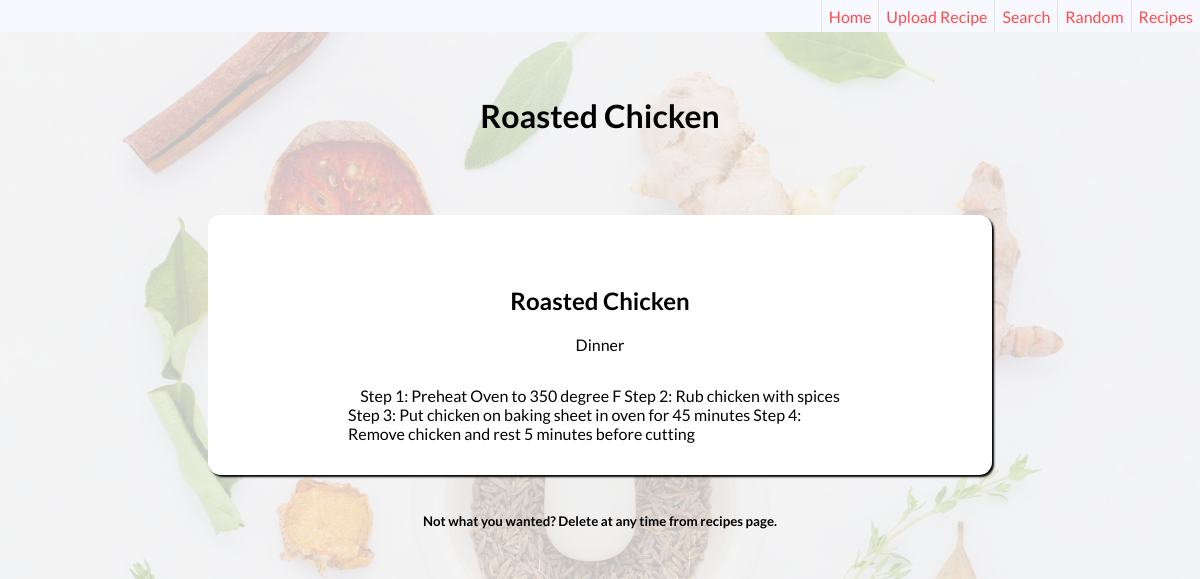
The app's page /3/show, older data.
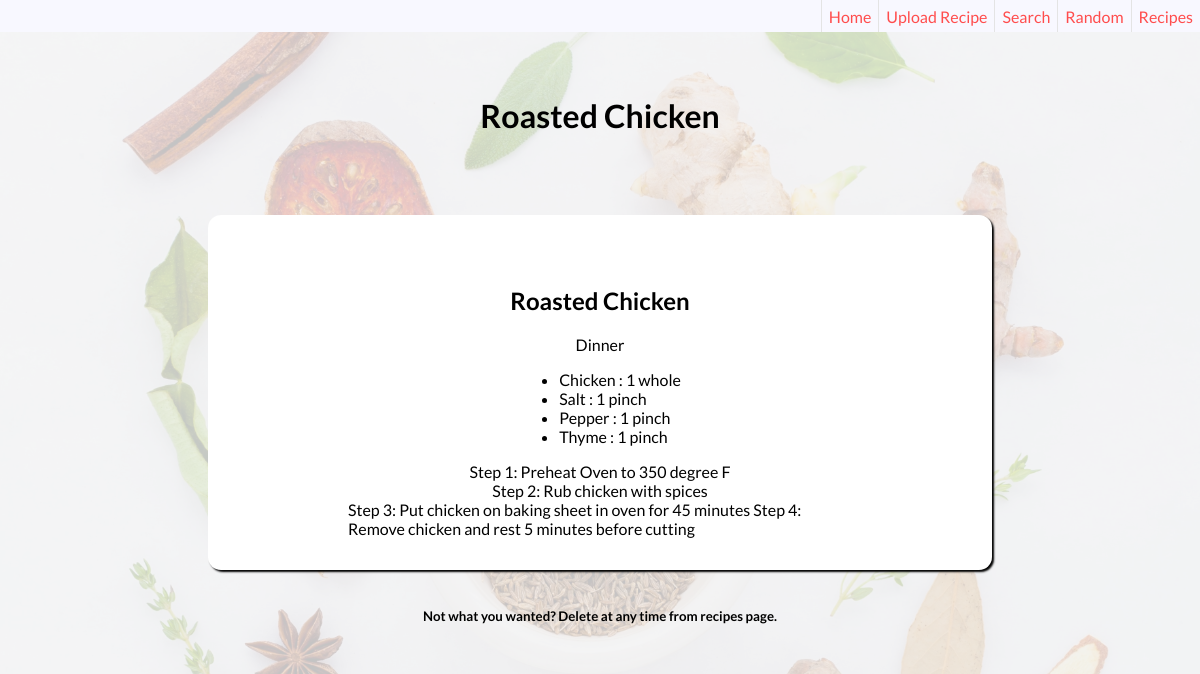
The same page, newer data.
### tables this page shows
CREATE TABLE ingredients (
    id INTEGER PRIMARY KEY AUTOINCREMENT,
    recipe_id INTEGER NOT NULL,
    description TEXT NOT NULL,
    quantity INTEGER NOT NULL,
    unit TEXT NOT NULL,
    FOREIGN KEY (recipe_id) REFERENCES recipes (id)
);

### app.py (the view)
@app.route('/<int:id>/show')
def show(id):
    conn = get_db_conn()
    recipe = conn.execute('SELECT title, img, type, instructions FROM recipes WHERE id = ?', (id,)).fetchone()
    ingredients = conn.execute('SELECT * FROM ingredients i WHERE i.recipe_id = ?', (id,)).fetchall()
    conn.close()
    return render_template('show.html', recipe=recipe, ingredients=ingredients)

### app.py (called while the page is built)
def get_db_conn():
    conn = sqlite3.connect('database.db')
    conn.row_factory = sqlite3.Row
    return conn

### templates/show.html (shortened to what this page needs)
{% extends 'base.html' %}
{% block content %}
<div class="upload-background">
<div class="recipe-container">
<h1>{{recipe['title']}}</h1>
  <div class="recipe">
    <h2>{{recipe['title']}}</h2>
    {% if recipe['type'] == 0 %}
    <p>Breakfast</p>
    {% elif recipe['type'] == 1%}
    <p>Lunch</p>
    {% elif recipe['type'] == 2%}
    <p>Dinner</p>
    {% else %}
    <p>Misc.</p>
    {% endif %}
    <ul>
        {% for item in ingredients %}
        <li>
            <span>{{item['description']}}</span>
            <span>:</span>
            <span>{{item['quantity']}}</span>
            <span>{{item['unit']}}</span>
        </li>
        {% endfor %}
    </ul>
    {% set words = recipe['instructions'].split('.') %}
    {% for word in words %}
    <p>{{word}} </p>
    {% endfor %}
  </div>
</div>
<div class="blurb">
  <h5>Not what you wanted? Delete at any time from recipes page.</h5>
</div>
</div>
{% endblock %}

Row changes from the older to the newer data that the page shows:
now on this page (row edited): ingredients: description "Chicken", quantity "1", unit "whole"
now on this page (row edited): ingredients: description "Salt", quantity "1", unit "pinch"
now on this page (row edited): ingredients: description "Pepper", quantity "1", unit "pinch"
now on this page (row edited): ingredients: description "Thyme", quantity "1", unit "pinch"
Text that changed along with them:
new list line: "Step 1: Preheat Oven to 350 degree F"
new list line: "Step 2: Rub chicken with spices"
list line gone: "Step 1: Preheat Oven to 350 degree F Step 2: Rub chicken with spices"
